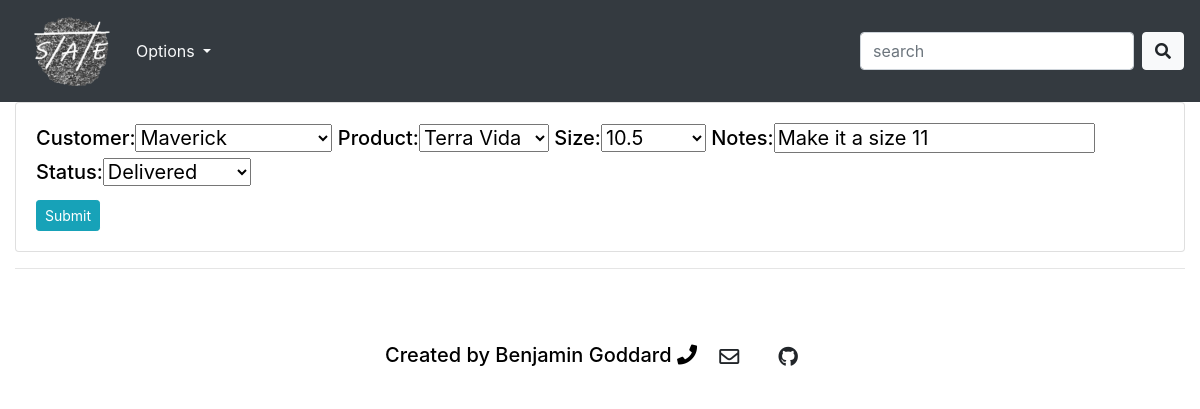
The app's page /update_order/10/ (signed in) with its own data.
### accounts/models.py (models this page shows, shortened)
class Order(models.Model):
    STATUS = (
        ('In Production', 'In Production'),
        ('Shipping', 'Shipping'),
        ('Delivered', 'Delivered'),
    )
    SIZE = (
        ('5.5', '5.5'),
        ('6', '6'),
        ('6.5', '6.5'),
        ('7', '7'),
        ('7.5', '7.5'),
        ('8', '8'),
        ('8.5', '8.5'),
        ('9', '9'),
        ('9.5', '9.5'),
        ('10', '10'),
        ('10.5', '10.5'),
        ('11', '11'),
        ('11.5', '11.5'),
        ('12', '12'),
        ('12.5', '12.5'),
        ('13', '13'),
    )
    customer = models.ForeignKey(Customer, null=True, on_delete=models.SET_NULL)
    product = models.ForeignKey(Product, null=True, on_delete=models.SET_NULL)
    size = models.CharField(max_length=200, null=True, choices=SIZE)
    notes = models.CharField(max_length=200, null=True, blank=True)
    date_created = models.DateTimeField(auto_now_add=True, null=True)
    status = models.CharField(max_length=200, null=True, choices=STATUS)

### accounts/views.py (the view)
# urls.py: path('update_order/<str:pk>/', views.update_order, name="update_order"),
@login_required(login_url='login')
def update_order(request, pk):
    order = Order.objects.get(id=pk)
    form = OrderForm(instance=order)
    if request.method == "POST":
        form = OrderForm(request.POST, instance=order)
        if form.is_valid():
            form.save()
            return redirect('/dashboard/')
    context = {
        'order': order,
        'form': form,
    }
    return render(request, 'accounts/order_form.html', context)

### accounts/forms.py
class OrderForm(ModelForm):
    class Meta:
        model = Order
        fields = '__all__'

### accounts/models.py (called while the page is built)
    def __str__(self):
        return self.name

    def __str__(self):
        return self.name

### accounts/templates/accounts/order_form.html (shortened to what this page needs)
{% extends 'accounts/main.html' %}
{% load static %}
{% block content %}
<div class="card card-body">
    <form action="" method="POST" style="color: black">
        <h5>{{form}}</h5>
        <input class="btn btn-sm btn-info" type="submit" name="Submit">
    </form>
</div>
{% endblock %}

### static/css/theme_light.css (style rules this page uses)
#body { background-color: white; }

### records on screen
Order: customer "Maverick", product "Terra Vida", size "10.5", notes "Make it a size 11", status "Delivered"
